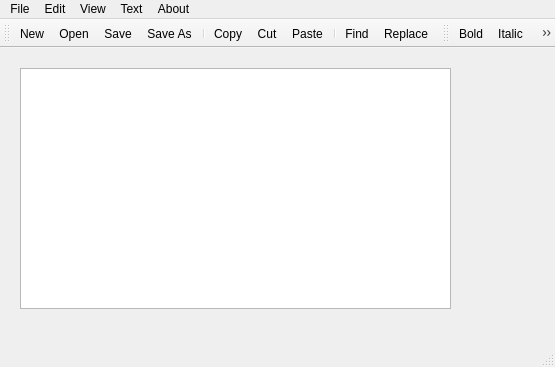
<?xml version="1.0" encoding="UTF-8"?>
<ui version="4.0">
 <class>MainWindow</class>
 <widget class="QMainWindow" name="MainWindow">
  <property name="geometry">
   <rect>
    <x>0</x>
    <y>0</y>
    <width>555</width>
    <height>367</height>
   </rect>
  </property>
  <property name="windowTitle">
   <string>MainWindow</string>
  </property>
  <widget class="QWidget" name="centralwidget">
   <widget class="QTextEdit" name="textEdit">
    <property name="geometry">
     <rect>
      <x>20</x>
      <y>20</y>
      <width>431</width>
      <height>241</height>
     </rect>
    </property>
   </widget>
  </widget>
  <widget class="QMenuBar" name="menubar">
   <property name="geometry">
    <rect>
     <x>0</x>
     <y>0</y>
     <width>555</width>
     <height>21</height>
    </rect>
   </property>
   <widget class="QMenu" name="menuFile">
    <property name="title">
     <string>File</string>
    </property>
    <addaction name="actionNew"/>
    <addaction name="actionOpen"/>
    <addaction name="separator"/>
    <addaction name="actionSave"/>
    <addaction name="actionSave_As"/>
    <addaction name="separator"/>
    <addaction name="actionExit"/>
   </widget>
   <widget class="QMenu" name="menuEdit">
    <property name="title">
     <string>Edit</string>
    </property>
    <addaction name="actionCopy"/>
    <addaction name="actionCut"/>
    <addaction name="actionPaste"/>
    <addaction name="separator"/>
    <addaction name="actionUndo"/>
    <addaction name="actionRedo"/>
    <addaction name="separator"/>
    <addaction name="actionFind"/>
    <addaction name="actionReplace"/>
    <addaction name="separator"/>
    <addaction name="actionSelect_All"/>
    <addaction name="actionAnalyse"/>
   </widget>
   <widget class="QMenu" name="menuView">
    <property name="title">
     <string>View</string>
    </property>
    <addaction name="actionZoom_in"/>
    <addaction name="actionZoom_out"/>
   </widget>
   <widget class="QMenu" name="menuText">
    <property name="title">
     <string>Text</string>
    </property>
    <addaction name="actionBold"/>
    <addaction name="actionItalic"/>
    <addaction name="actionUnderline"/>
    <addaction name="actionStrike"/>
    <addaction name="separator"/>
    <addaction name="actionColor"/>
    <addaction name="separator"/>
    <addaction name="actionFont"/>
   </widget>
   <widget class="QMenu" name="menuAbout">
    <property name="title">
     <string>About</string>
    </property>
    <addaction name="actionHelp"/>
    <addaction name="actionAbout"/>
   </widget>
   <addaction name="menuFile"/>
   <addaction name="menuEdit"/>
   <addaction name="menuView"/>
   <addaction name="menuText"/>
   <addaction name="menuAbout"/>
  </widget>
  <widget class="QStatusBar" name="statusbar"/>
  <widget class="QToolBar" name="toolBar">
   <property name="windowTitle">
    <string>toolBar</string>
   </property>
   <attribute name="toolBarArea">
    <enum>TopToolBarArea</enum>
   </attribute>
   <attribute name="toolBarBreak">
    <bool>false</bool>
   </attribute>
   <addaction name="actionNew"/>
   <addaction name="actionOpen"/>
   <addaction name="actionSave"/>
   <addaction name="actionSave_As"/>
   <addaction name="separator"/>
   <addaction name="actionCopy"/>
   <addaction name="actionCut"/>
   <addaction name="actionPaste"/>
   <addaction name="separator"/>
   <addaction name="actionFind"/>
   <addaction name="actionReplace"/>
  </widget>
  <widget class="QToolBar" name="toolBar_2">
   <property name="windowTitle">
    <string>toolBar_2</string>
   </property>
   <attribute name="toolBarArea">
    <enum>TopToolBarArea</enum>
   </attribute>
   <attribute name="toolBarBreak">
    <bool>false</bool>
   </attribute>
   <addaction name="actionBold"/>
   <addaction name="actionItalic"/>
   <addaction name="actionUnderline"/>
   <addaction name="actionStrike"/>
   <addaction name="separator"/>
   <addaction name="actionColor"/>
   <addaction name="separator"/>
   <addaction name="actionFont"/>
  </widget>
  <action name="actionNew">
   <property name="icon">
    <iconset resource="resources.qrc">
     <normaloff>:/files/images/new.png</normaloff>:/files/images/new.png</iconset>
   </property>
   <property name="text">
    <string>New</string>
   </property>
  </action>
  <action name="actionOpen">
   <property name="icon">
    <iconset resource="resources.qrc">
     <normaloff>:/files/images/open.png</normaloff>:/files/images/open.png</iconset>
   </property>
   <property name="text">
    <string>Open</string>
   </property>
  </action>
  <action name="actionSave">
   <property name="icon">
    <iconset resource="resources.qrc">
     <normaloff>:/files/images/save.png</normaloff>:/files/images/save.png</iconset>
   </property>
   <property name="text">
    <string>Save</string>
   </property>
  </action>
  <action name="actionSave_As">
   <property name="icon">
    <iconset resource="resources.qrc">
     <normaloff>:/files/images/saveas.png</normaloff>:/files/images/saveas.png</iconset>
   </property>
   <property name="text">
    <string>Save As</string>
   </property>
  </action>
  <action name="actionExit">
   <property name="icon">
    <iconset resource="resources.qrc">
     <normaloff>:/files/images/cancel.png</normaloff>:/files/images/cancel.png</iconset>
   </property>
   <property name="text">
    <string>Exit</string>
   </property>
  </action>
  <action name="actionCopy">
   <property name="icon">
    <iconset resource="resources.qrc">
     <normaloff>:/files/images/copy.png</normaloff>:/files/images/copy.png</iconset>
   </property>
   <property name="text">
    <string>Copy</string>
   </property>
  </action>
  <action name="actionCut">
   <property name="icon">
    <iconset resource="resources.qrc">
     <normaloff>:/files/images/cut.png</normaloff>:/files/images/cut.png</iconset>
   </property>
   <property name="text">
    <string>Cut</string>
   </property>
  </action>
  <action name="actionPaste">
   <property name="icon">
    <iconset resource="resources.qrc">
     <normaloff>:/files/images/paste.png</normaloff>:/files/images/paste.png</iconset>
   </property>
   <property name="text">
    <string>Paste</string>
   </property>
  </action>
  <action name="actionFind">
   <property name="icon">
    <iconset resource="resources.qrc">
     <normaloff>:/files/images/find.png</normaloff>:/files/images/find.png</iconset>
   </property>
   <property name="text">
    <string>Find</string>
   </property>
  </action>
  <action name="actionReplace">
   <property name="icon">
    <iconset resource="resources.qrc">
     <normaloff>:/files/images/text_replace.png</normaloff>:/files/images/text_replace.png</iconset>
   </property>
   <property name="text">
    <string>Replace</string>
   </property>
  </action>
  <action name="actionSelect_All">
   <property name="icon">
    <iconset resource="resources.qrc">
     <normaloff>:/files/images/select_all.png</normaloff>:/files/images/select_all.png</iconset>
   </property>
   <property name="text">
    <string>Select All</string>
   </property>
  </action>
  <action name="actionZoom_in">
   <property name="icon">
    <iconset resource="resources.qrc">
     <normaloff>:/files/images/zoom_in.png</normaloff>:/files/images/zoom_in.png</iconset>
   </property>
   <property name="text">
    <string>Zoom in</string>
   </property>
  </action>
  <action name="actionZoom_out">
   <property name="icon">
    <iconset resource="resources.qrc">
     <normaloff>:/files/images/zoom_out.png</normaloff>:/files/images/zoom_out.png</iconset>
   </property>
   <property name="text">
    <string>Zoom out</string>
   </property>
  </action>
  <action name="actionBold">
   <property name="icon">
    <iconset resource="resources.qrc">
     <normaloff>:/files/images/text_bold.png</normaloff>:/files/images/text_bold.png</iconset>
   </property>
   <property name="text">
    <string>Bold</string>
   </property>
  </action>
  <action name="actionItalic">
   <property name="icon">
    <iconset resource="resources.qrc">
     <normaloff>:/files/images/text_italic.png</normaloff>:/files/images/text_italic.png</iconset>
   </property>
   <property name="text">
    <string>Italic</string>
   </property>
  </action>
  <action name="actionUnderline">
   <property name="icon">
    <iconset resource="resources.qrc">
     <normaloff>:/files/images/text_underline.png</normaloff>:/files/images/text_underline.png</iconset>
   </property>
   <property name="text">
    <string>Underline</string>
   </property>
  </action>
  <action name="actionStrike">
   <property name="icon">
    <iconset resource="resources.qrc">
     <normaloff>:/files/images/text_strikethrough.png</normaloff>:/files/images/text_strikethrough.png</iconset>
   </property>
   <property name="text">
    <string>Strike</string>
   </property>
  </action>
  <action name="actionColor">
   <property name="icon">
    <iconset resource="resources.qrc">
     <normaloff>:/files/images/color.png</normaloff>:/files/images/color.png</iconset>
   </property>
   <property name="text">
    <string>Color</string>
   </property>
  </action>
  <action name="actionFont">
   <property name="icon">
    <iconset resource="resources.qrc">
     <normaloff>:/files/images/font.png</normaloff>:/files/images/font.png</iconset>
   </property>
   <property name="text">
    <string>Font</string>
   </property>
  </action>
  <action name="actionHelp">
   <property name="icon">
    <iconset resource="resources.qrc">
     <normaloff>:/files/images/help.png</normaloff>:/files/images/help.png</iconset>
   </property>
   <property name="text">
    <string>Help</string>
   </property>
  </action>
  <action name="actionAbout">
   <property name="icon">
    <iconset resource="resources.qrc">
     <normaloff>:/files/images/about.png</normaloff>:/files/images/about.png</iconset>
   </property>
   <property name="text">
    <string>About</string>
   </property>
  </action>
  <action name="actionUndo">
   <property name="icon">
    <iconset resource="resources.qrc">
     <normaloff>:/files/images/arrow_undo.png</normaloff>:/files/images/arrow_undo.png</iconset>
   </property>
   <property name="text">
    <string>Undo</string>
   </property>
  </action>
  <action name="actionRedo">
   <property name="icon">
    <iconset resource="resources.qrc">
     <normaloff>:/files/images/arrow_redo.png</normaloff>:/files/images/arrow_redo.png</iconset>
   </property>
   <property name="text">
    <string>Redo</string>
   </property>
  </action>
  <action name="actionAnalyse">
   <property name="text">
    <string>Analyse</string>
   </property>
  </action>
 </widget>
 <resources>
  <include location="resources.qrc"/>
 </resources>
 <connections/>
</ui>
